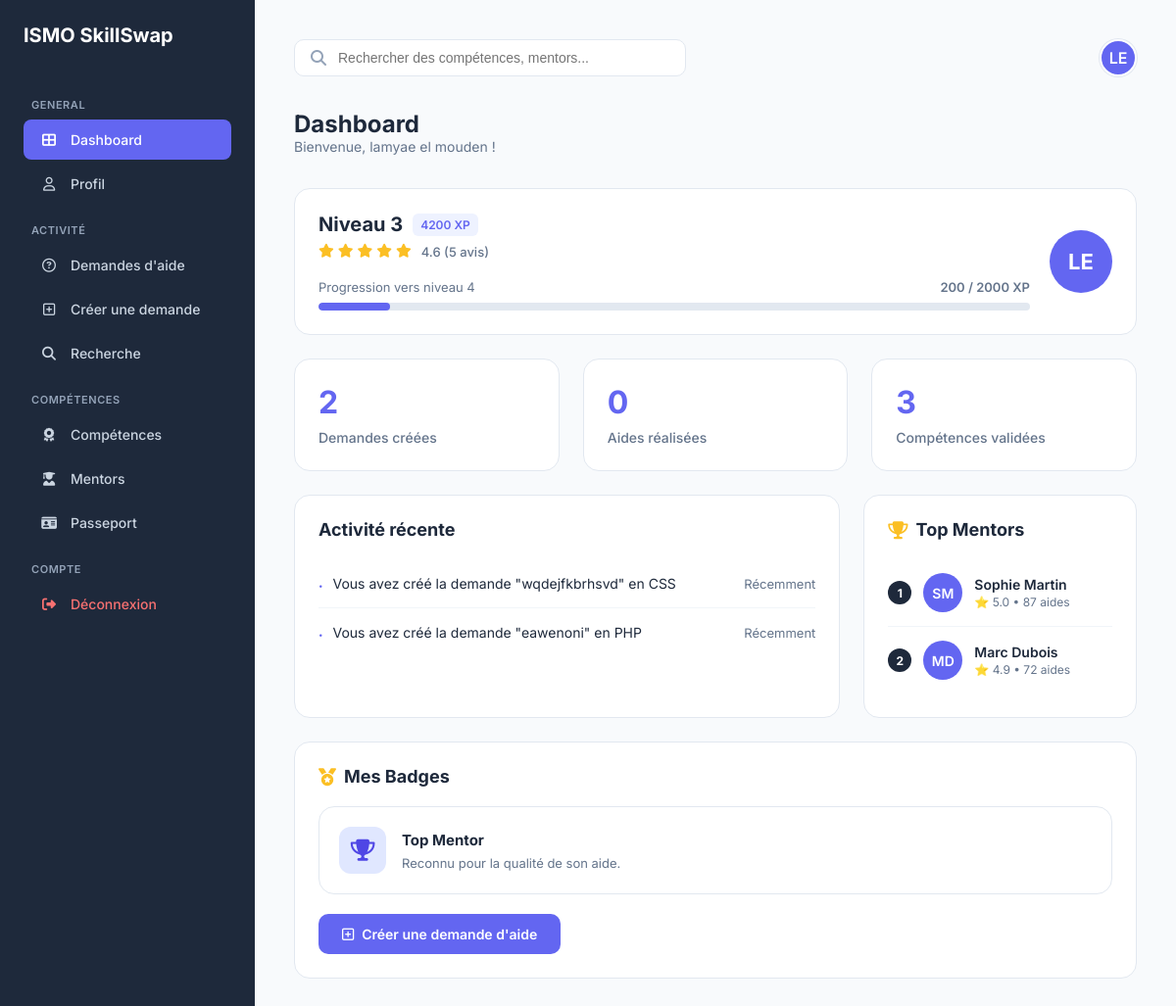
Screenshot of /dashboard.php (signed in) with the database file from the repository.
### tables this page shows
CREATE TABLE `stagiaire` (
  `id_utilisateur` int NOT NULL,
  `cef` varchar(50) DEFAULT NULL,
  `filiere` varchar(50) DEFAULT NULL,
  `score_global` int DEFAULT '0',
  `disponibilite` tinyint(1) DEFAULT '1',
  `id_passeport` int DEFAULT NULL
);

CREATE TABLE `utilisateur` (
  `id_utilisateur` int NOT NULL,
  `nom_uti` varchar(50) DEFAULT NULL,
  `prenom_uti` varchar(50) DEFAULT NULL,
  `email_uti` varchar(100) DEFAULT NULL,
  `pwd_uti` varchar(255) DEFAULT NULL,
  `role` enum('stagiaire','formateur','admin') DEFAULT NULL,
  `photo` varchar(255) DEFAULT 'default.png',
  `is_verified` tinyint(1) DEFAULT '0'
);

CREATE TABLE `demande_aide` (
  `id_demande` int NOT NULL,
  `titre` varchar(100) DEFAULT NULL,
  `technologie` varchar(50) DEFAULT NULL,
  `description` text,
  `niveau` varchar(50) DEFAULT NULL,
  `filiere` varchar(100) DEFAULT NULL,
  `date_publication` date DEFAULT NULL,
  `statut` enum('ouverte','en_cours','resolue','fermee') DEFAULT 'ouverte',
  `id_stagiaire` int DEFAULT NULL
);

CREATE TABLE `badges` (
  `id_badge` int NOT NULL,
  `nom_badge` varchar(50) DEFAULT NULL,
  `description_badge` text,
  `image_badge` varchar(255) DEFAULT 'default_badge.png'
);

### dashboard.php (the view, shortened to what this page needs)
<?php
require_once 'config.php';
$countDemandes = 0;
$countSkills = 0;
$countAides = 0;
$xp = 0;
$niveau = 1;
$progress_percentage = 0;
$initials = "";
$nom_complet = "";
$recentActivities = [];
$xp_dans_le_niveau = 0;
try {
    $queryUser = $pdo->prepare("
        SELECT u.prenom_uti, u.nom_uti, s.filiere
        FROM utilisateur u
        LEFT JOIN stagiaire s ON u.id_utilisateur = s.id_utilisateur
        WHERE u.id_utilisateur = ?");
    $queryUser->execute([$_SESSION['user_id']]);
    $user = $queryUser->fetch();
    if ($user) {
        $nom_complet = htmlspecialchars($user['prenom_uti'] . ' ' . $user['nom_uti']);
        $initials = strtoupper(substr($user['prenom_uti'] , 0, 1) . substr($user['nom_uti'] , 0, 1));
    } else {
        $nom_complet = "Stagiaire";
        $initials = "ST";
    }
    $stmtCountDemandes = $pdo->prepare("SELECT COUNT(*) FROM demande_aide WHERE id_stagiaire = ?");
    $stmtCountDemandes->execute([$_SESSION['user_id']]);
    $countDemandes = $stmtCountDemandes->fetchColumn();
    $stmtCountSkills = $pdo->prepare("SELECT COUNT(*) FROM validation WHERE id_stagiaire = ? AND etat_validation = 'valide'");
    $stmtCountSkills->execute([$_SESSION['user_id']]);
    $countSkills = $stmtCountSkills->fetchColumn();
    $stmtCountAides = $pdo->prepare("SELECT COUNT(*) FROM entraide WHERE id_mentor = ?");
    $stmtCountAides->execute([$_SESSION['user_id']]);
    $countAides = $stmtCountAides->fetchColumn();
    $xp = ($countSkills * 1200) + ($countDemandes * 300);
        $niveau = 1 + floor($xp / 2000);
    $xp_dans_le_niveau = $xp % 2000;
    $progress_percentage = ($xp_dans_le_niveau / 2000) * 100;
$niveau = 1 + floor($xp / 2000);
    $stmtRecentAct = $pdo->prepare("SELECT titre, technologie FROM demande_aide WHERE id_stagiaire = ? ORDER BY id_demande DESC LIMIT 3");
    $stmtRecentAct->execute([$_SESSION['user_id']]);
    $recentActivities = $stmtRecentAct->fetchAll();
$stmtBadges = $pdo->prepare("SELECT b.nom_badge, b.description_badge, b.image_badge
    FROM badges b
    JOIN obtenir o ON b.id_badge = o.id_badge
    WHERE o.id_utilisateur = ?");
$stmtBadges->execute([$_SESSION['user_id']]);
$mes_badges = $stmtBadges->fetchAll(PDO::FETCH_ASSOC);
$stmtBadges->execute([$_SESSION['user_id']]);
$mes_badges = $stmtBadges->fetchAll(PDO::FETCH_ASSOC);
} catch (Exception $e) {
    echo "<div style='color:red; background:#fee2e2; padding:12px; margin:15px; border-radius:8px; font-weight:bold; font-family:sans-serif;'>
            ⚠️ خطأ في الاستعلام: " . $e->getMessage() . "
          </div>";
}
?>
<!DOCTYPE html>
<html lang="fr">
<head>
    <link rel="stylesheet" href="https://cdnjs.cloudflare.com/ajax/libs/font-awesome/6.4.0/css/all.min.css">
</head>
<body>
     <aside class="sidebar">
        <h1>ISMO SkillSwap</h1>
        <p class="menu-title">GENERAL</p>
        <nav>
            <a href="dashboard.php" class="menu-item active "><i class="fas fa-th-large"></i> <span>Dashboard</span></a>
            <a href="profil.php" class="menu-item"><i class="far fa-user"></i> <span>Profil</span></a>
            <p class="menu-title">ACTIVITÉ</p>
            <a href="demandes_aide.php" class="menu-item" id="nav-demandes"><i class="far fa-question-circle"></i> <span>Demandes d'aide</span></a>
                <a href="creer_demande.php" class="menu-item" id="nav-creer"><i class="far fa-plus-square"></i> <span>Créer une demande</span></a>
            <a href="recherche.php" class="menu-item"><i class="fas fa-search"></i> <span>Recherche</span></a>
            <p class="menu-title">COMPÉTENCES</p>
            <a href="competence.php" class="menu-item"><i class="fas fa-award"></i> <span>Compétences</span></a>
            <a href="Mentors.php" class="menu-item"><i class="fas fa-user-graduate"></i> <span>Mentors</span></a>
<a href="passport.php" class="menu-item"><i class="fas fa-id-card"></i> <span>Passeport</span></a>
            <p class="menu-title" >COMPTE</p>
            <a href="logout.php" class="menu-item" style="color: #f87171;"style="margin-top: auto;"><i class="fas fa-sign-out-alt"></i> <span>Déconnexion</span></a>
        </nav>
    </aside>
    <main class="main">
        <header>
            <div class="search-box">
                <i class="fas fa-search" style="color: #94a3b8;"></i>
                <input type="text" placeholder="Rechercher des compétences, mentors...">
            </div>
            <div class="avatar-top">
                <a href="profil.php" style="color:white; text-decoration:none;"><?php echo $initials; ?></a>
            </div>
        </header>
        <div>
            <h2 class="page-title">Dashboard</h2>
            <p class="welcome-sub">Bienvenue, <?php echo $nom_complet; ?> !</p>
        </div>
        <div class="level-card">
            <div class="level-info" style="flex: 1; margin-right: 20px;">
                <h3>Niveau <?php echo $niveau; ?> <span class="xp-badge"><?php echo $xp; ?> XP</span></h3>
                <div class="stars">
                    <i class="fas fa-star"></i><i class="fas fa-star"></i><i class="fas fa-star"></i><i class="fas fa-star"></i>
                    <i class="<?php echo ($countSkills >= 3) ? 'fas fa-star' : 'fas fa-star-half-alt'; ?>"></i>
                    <span style="color: var(--text-muted); font-size: 13px; margin-left: 6px; font-weight: 500;">
                        <?php echo number_format(min(4.0 + ($countSkills * 0.2), 5.0), 1); ?> (<?php echo $countDemandes + 3; ?> avis)
                    </span>
                </div>
                <p class="progress-text">Progression vers niveau <?php echo ($niveau + 1); ?> <span style="float: right; font-weight: 600;"><?php echo $xp_dans_le_niveau; ?> / 2000 XP</span></p>
                <div class="bar-bg">
                    <div class="bar-fill" style="width: <?php echo $progress_percentage; ?>%;"></div>
                </div>
            </div>
            <div class="level-avatar"><?php echo $initials; ?></div>
        </div>
        <div class="stats-grid">
            <div class="card-stat">
                <span class="val"><?php echo $countDemandes; ?></span>
                <span class="label">Demandes créées</span>
            </div>
            <div class="card-stat">
                <span class="val"><?php echo $countAides; ?></span>
                <span class="label">Aides réalisées</span>
            </div>
            <div class="card-stat">
                <span class="val"><?php echo $countSkills; ?></span>
                <span class="label">Compétences validées</span>
            </div>
        </div>
        <div class="middle-row">
            <div class="section-card">
                <h3>Activité récente</h3>
                <?php if (count($recentActivities) > 0): ?>
                    <?php foreach ($recentActivities as $act): ?>
                        <div class="act-item">
                            <span><span class="act-dot">•</span>Vous avez créé la demande "<?php echo htmlspecialchars($act['titre']); ?>" en <?php echo htmlspecialchars($act['technologie']); ?></span>
                            <span class="act-time">Récemment</span>
                        </div>
                    <?php endforeach; ?>
                <?php else: ?>
                    <div class="act-item">
                        <span><span class="act-dot">•</span>Aucune activité récente. Créez votre première demande d'aide !</span>
                    </div>
                <?php endif; ?>
            </div>
            <div class="section-card">
                <h3><i class="fas fa-trophy" style="color: #fbbf24;"></i> Top Mentors</h3>
                <div class="mentor-item">
                    <span class="rank">1</span>
                    <div class="m-avatar">SM</div>
                    <div class="m-info">
                        <h4>Sophie Martin</h4>
                        <p>⭐ 5.0 • 87 aides</p>
                    </div>
                </div>
                <div class="mentor-item">
                    <span class="rank">2</span>
                    <div class="m-avatar">MD</div>
                    <div class="m-info">
                        <h4>Marc Dubois</h4>
                        <p>⭐ 4.9 • 72 aides</p>
                    </div>
                </div>
            </div>
        </div>
        <div class="section-card">
    <h3><i class="fas fa-medal" style="color: #fbbf24;"></i> Mes Badges</h3>
    <div class="badges-grid" style="margin-top: 20px;">
        <?php if (empty($mes_badges)): ?>
            <p style="color: var(--text-muted); font-size: 14px;">Aucun badge pour le moment. Continuez vos efforts !</p>
        <?php else: ?>
            <?php foreach ($mes_badges as $badge): ?>
                <div class="badge-box">
                    <div class="b-icon indigo"><i class="<?php echo htmlspecialchars($badge['image_badge']); ?>"></i></div>
                    <div class="b-details">
                        <h4><?php echo htmlspecialchars($badge['nom_badge']); ?></h4>
                        <p><?php echo htmlspecialchars($badge['description_badge']); ?></p>
                    </div>
                </div>
            <?php endforeach; ?>
        <?php endif; ?>
    </div>
    <a href="creer_demande.php" class="btn-action-swap" style="margin-top: 20px;">
        <i class="far fa-plus-square"></i> Créer une demande d'aide
    </a>
</div>
</body>
</html>

### rows the page displays
stagiaire: id_utilisateur.nom_uti "LE", id_utilisateur.nom_uti "lamyae el mouden"
demande_aide: titre "wqdejfkbrhsvd", technologie "CSS"
demande_aide: titre "eawenoni", technologie "PHP"
badges: nom_badge "Top Mentor", description_badge "Reconnu pour la qualité de son aide."

### other values shown
$niveau "3"
$xp "4200"
min(4.0 + ($countSkills * 0.2), 5.0) "4.6"
$countDemandes + 3 "5"
$niveau + 1 "4"
$xp_dans_le_niveau "200"
$countDemandes "2"
$countAides "0"
$countSkills "3"
